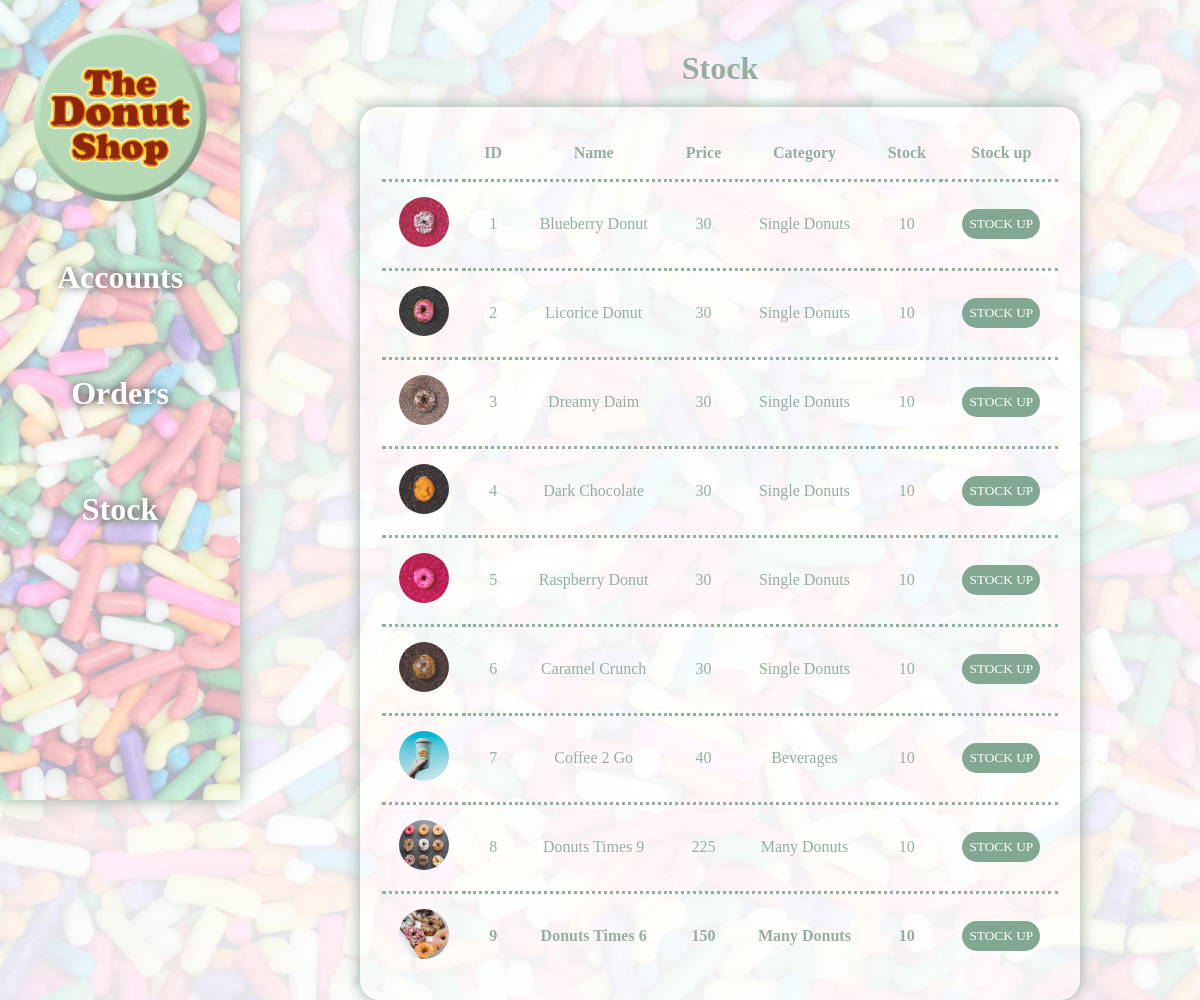
The page /stock.php (signed in) on the database its author committed.
### tables this page shows
CREATE TABLE `products` (
  `product_id` bigint(20) UNSIGNED NOT NULL,
  `product` varchar(50) NOT NULL,
  `category_fk` bigint(20) NOT NULL,
  `price_fk` bigint(20) UNSIGNED NOT NULL,
  `description` varchar(150) NOT NULL,
  `img` varchar(100) NOT NULL,
  `stock` int(11) NOT NULL
);

CREATE TABLE `prices` (
  `price_id` bigint(20) UNSIGNED NOT NULL,
  `price` double NOT NULL
);

CREATE TABLE `categories` (
  `category_id` bigint(20) UNSIGNED NOT NULL,
  `category` varchar(25) NOT NULL
);

### stock.php (the view, shortened to what this page needs)
<?php
require_once __DIR__.'/admin-top.php';
?>
<div id="cartWrapper">
<h1>Stock</h1>
<table>
    <thead>
        <th></th>
        <th>ID</th>
        <th>Name</th>
        <th>Price</th>
        <th>Category</th>
        <th>Stock</th>
        <th>Stock up</th>
    </thead>
    <tbody>
    <?php
        $stmt = $db->prepare('SELECT * FROM products
        INNER JOIN prices ON prices.price_id = products.price_fk
        INNER JOIN categories ON categories.category_id = products.category_fk');
        $stmt->execute();
        $aOrders = $stmt->fetchAll();
        foreach ($aOrders as $aOrder) {
            echo "
                <tr>
                    <td><img class='cartImg' src='img/$aOrder->img'></td>
                    <td>$aOrder->product_id</td>
                    <td>$aOrder->product</td>
                    <td>$aOrder->price</td>
                    <td>$aOrder->category</td>
                    <td>$aOrder->stock</td>
                    <td><button onClick(stockUp())>STOCK UP</button></td>
                </tr>
                ";
        }
    ?>
    </tbody>
</table>
</div>
</body>
</html>

### css/shop.css (style rules this page uses)
* { padding: 0; margin: 0; font-family: 'Raleway'; box-sizing: border-box; }
body { width: 100vw; height: 100%; background-image: url(../img/modal.jpg); background-size: cover; background-position: center; background-attachment: fixed; background-repeat: no-repeat; }
p, h1, h2, h3 { color: rgb(148, 175, 160); }
#cartWrapper, #profileWrapper, #modalWrapper { width: 80vw; height: 100vh; display: grid; justify-items: center; padding: 50px 0; align-items: center; }
.cartImg { width: 50px; height: auto; border-radius: 100px; }
table { text-align: center; width: 60vw; background: rgba(255, 255, 255, 0.5); border-radius: 20px; padding: 20px; box-shadow: 0px 0px 15px rgb(148, 175, 160); margin-top: 20px; margin-bottom: 20px; }
table tr:last-child { font-weight: 700; }
th { padding: 15px; color: rgb(148, 175, 160); }
td { border-top: 3px dotted rgb(148, 175, 160); padding: 15px; color: rgb(148, 175, 160); }
button { background:rgb(130, 167, 146); color: white; padding: 7px; cursor: pointer; border: none; border-radius: 50px; }

### css/menu.css (style rules this page uses)
body { display: grid; grid-template-columns: 1fr 1fr 1fr 1fr; }

### rows shown on the page
products: img (picture), product_id "1", product "Blueberry Donut", prices.price "30", categories.category "Single Donuts", stock "10"
products: img (picture), product_id "2", product "Licorice Donut", prices.price "30", categories.category "Single Donuts", stock "10"
products: img (picture), product_id "3", product "Dreamy Daim", prices.price "30", categories.category "Single Donuts", stock "10"
products: img (picture), product_id "4", product "Dark Chocolate", prices.price "30", categories.category "Single Donuts", stock "10"
products: img (picture), product_id "5", product "Raspberry Donut", prices.price "30", categories.category "Single Donuts", stock "10"
products: img (picture), product_id "6", product "Caramel Crunch", prices.price "30", categories.category "Single Donuts", stock "10"
products: img (picture), product_id "7", product "Coffee 2 Go", prices.price "40", categories.category "Beverages", stock "10"
products: img (picture), product_id "8", product "Donuts Times 9", prices.price "225", categories.category "Many Donuts", stock "10"
products: img (picture), product_id "9", product "Donuts Times 6", prices.price "150", categories.category "Many Donuts", stock "10"
